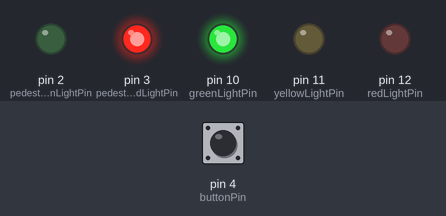
Bench run of a sketch on a simulated Arduino Uno, built with avr-gcc and run on an emulated ATmega328P. Parts: output pins drawn as LEDs (lit = HIGH). Inputs (shaded band) come from the test bench; at power-on: pin 4 (buttonPin) LOW.

Above: at 1.2 s.
1.3 s: pin 4 (buttonPin) pulled HIGH for 0.15 s
At 2.4 s:
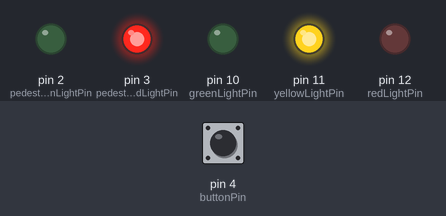
At 3.7 s:
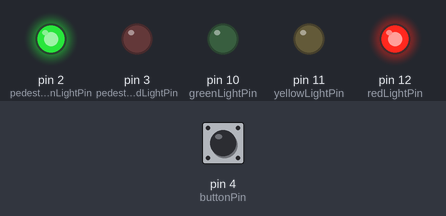
4.0 s: pin 4 (buttonPin) pulled HIGH for 1 s
At 18.9 s:
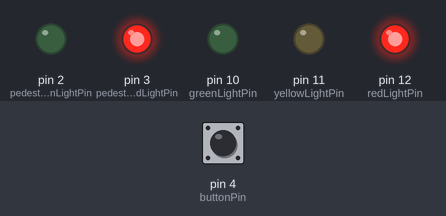
Timing chart, 0 to 23.5 s (numbered marks = the images above; inputs shaded):
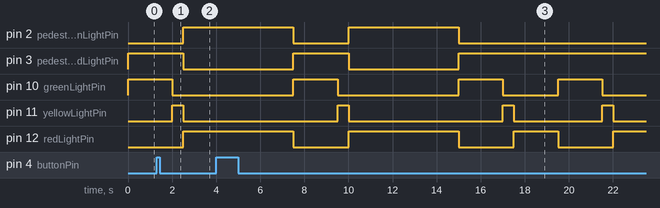

The sketch:

TrafficLight_1.ino
```cpp
const int redLightPin = 12; // Set the red light's pin number.
const int yellowLightPin = 11; // Set the yellow light's pin number.
const int greenLightPin = 10; // Set the green light's pin number.

const int pedestrianRedLightPin = 3;
const int pedestrianGreenLightPin = 2;

const int buttonPin = 4;

// Create constant values (they can't be changed) that represent our 4 discrete states.
const int STATE_RED = 0;
const int STATE_GREEN = 1;
const int STATE_YELLOW = 2;
const int STATE_PEDESTRIAN_GREEN = 3;

// Keep a variable that represents the current state and start it out with the red state.
int state = STATE_RED;

// This is a variable that keeps the time (in milliseconds) when next transition should happen.
long nextTransitionTime = 0;

bool wasButtonPressed = false;

void setup() {
  pinMode(redLightPin, OUTPUT); // Tell the Arduino that the redLightPin is an output pin.
  pinMode(yellowLightPin, OUTPUT); // Tell the Arduino that the yellowLightPin is an output pin.
  pinMode(greenLightPin, OUTPUT); // Tell the Arduino that the greenLightPin is an output pin.

  pinMode(pedestrianRedLightPin, OUTPUT); // Tell the Arduino that the pedestrianRedLightPin is an output pin.
  pinMode(pedestrianGreenLightPin, OUTPUT); // Tell the Arduino that the pedestrianGreenLightPin is an output pin.

  pinMode(buttonPin, INPUT); // Tell the Arduinot that the buttonPin is an input pin.
}

void loop() {
  checkButton();
  checkTransition(); // Call our main check transition function.
}


void checkButton() {
  if (wasButtonPressed == false)
  {
    wasButtonPressed = digitalRead(buttonPin);
  }
}

void checkTransition() {
  // If the state is red ...
  if (state == STATE_RED)
  {
    // ... and the timer is complete ...
    if (timerComplete() == true)
    {
      // ... transition to green.
      transitionToGreen();
    }
  }
  else if (state == STATE_YELLOW) // ... otherwise if the state is yellow ...
  {
    // ... and the timer is complete ...
    if (timerComplete() == true)
    {
      if (wasButtonPressed == true)
      {
        transitionToPedestrianGreen();
      }
      else
      {
        // ... transition to red.
        transitionToRed();
      }
    }
  }
  else if (state == STATE_GREEN) // ... otherwise if the state is green ...
  {
    // ... and the timer is complete ...
    if (timerComplete() == true)
    {
      // ... transition to yellow.
      transitionToYellow();
    }
  }
  else if (state == STATE_PEDESTRIAN_GREEN)
  {
    if (timerComplete() == true)
    {
      transitionToGreen();
    }
  }
}


void transitionToGreen() {
  long timeNow = millis(); // Sets the timeNow variable to the current number of elapsed milliseconds since the program start.
  nextTransitionTime = timeNow + 2000; // Add 2000 ms to the timeNow and that will be our next transition time.
  state = STATE_GREEN;

  digitalWrite(redLightPin, LOW); // Turn off the red light.
  digitalWrite(yellowLightPin, LOW); // Turn off the yellow light.
  digitalWrite(greenLightPin, HIGH); // Turn ON the green light.

  digitalWrite(pedestrianRedLightPin, HIGH); // Turn OFF the yellow light.
  digitalWrite(pedestrianGreenLightPin, LOW); // Turn off the green light.
}


void transitionToYellow() {
  long timeNow = millis(); // Sets the timeNow variable to the current number of elapsed milliseconds since the program start.
  nextTransitionTime = timeNow + 500; // Add 500 ms to the timeNow and that will be our next transition time.
  state = STATE_YELLOW;

  digitalWrite(redLightPin, LOW); // Turn off the red light.
  digitalWrite(yellowLightPin, HIGH); // Turn ON the yellow light.
  digitalWrite(greenLightPin, LOW); // Turn off the green light.

  digitalWrite(pedestrianRedLightPin, HIGH); // Turn OFF the yellow light.
  digitalWrite(pedestrianGreenLightPin, LOW); // Turn off the green light.
}


void transitionToRed() {
  long timeNow = millis(); // Sets the timeNow variable to the current number of elapsed milliseconds since the program start.
  nextTransitionTime = timeNow + 2000; // Add 2000 ms to the timeNow and that will be our next transition time.
  state = STATE_RED;

  digitalWrite(redLightPin, HIGH); // Turn ON the red light.
  digitalWrite(yellowLightPin, LOW); // Turn off the yellow light.
  digitalWrite(greenLightPin, LOW); // Turn off the green light.

  digitalWrite(pedestrianRedLightPin, HIGH); // Turn OFF the yellow light.
  digitalWrite(pedestrianGreenLightPin, LOW); // Turn off the green light.
}


void transitionToPedestrianGreen() {
  long timeNow = millis(); // Sets the timeNow variable to the current number of elapsed milliseconds since the program start.
  nextTransitionTime = timeNow + 5000; // Add 5000 ms to the timeNow and that will be our next transition time.
  state = STATE_PEDESTRIAN_GREEN;

  digitalWrite(redLightPin, HIGH); // Turn ON the red light.
  digitalWrite(yellowLightPin, LOW); // Turn off the yellow light.
  digitalWrite(greenLightPin, LOW); // Turn off the green light.

  digitalWrite(pedestrianRedLightPin, LOW); // Turn off the yellow light.
  digitalWrite(pedestrianGreenLightPin, HIGH); // Turn on the green light.

  wasButtonPressed = false;
}

bool timerComplete() {
  long timeNow = millis(); // Sets the timeNow variable to the current number of elapsed milliseconds since the program start.

  // If the timeNow is great than the nextTransitionTime, then ...
  if (timeNow > nextTransitionTime) {

    // ... return true.
    return true;
  }
  else // ... otherwise ...
  {
    /// ... return false.
    return false;
  }
}
```

Measured:
- after the input at 1.3 s, pin 2 (pedestrianGreenLightPin): LOW → HIGH after 1.2 s; pin 3 (pedestrianRedLightPin): HIGH → LOW after 1.2 s
